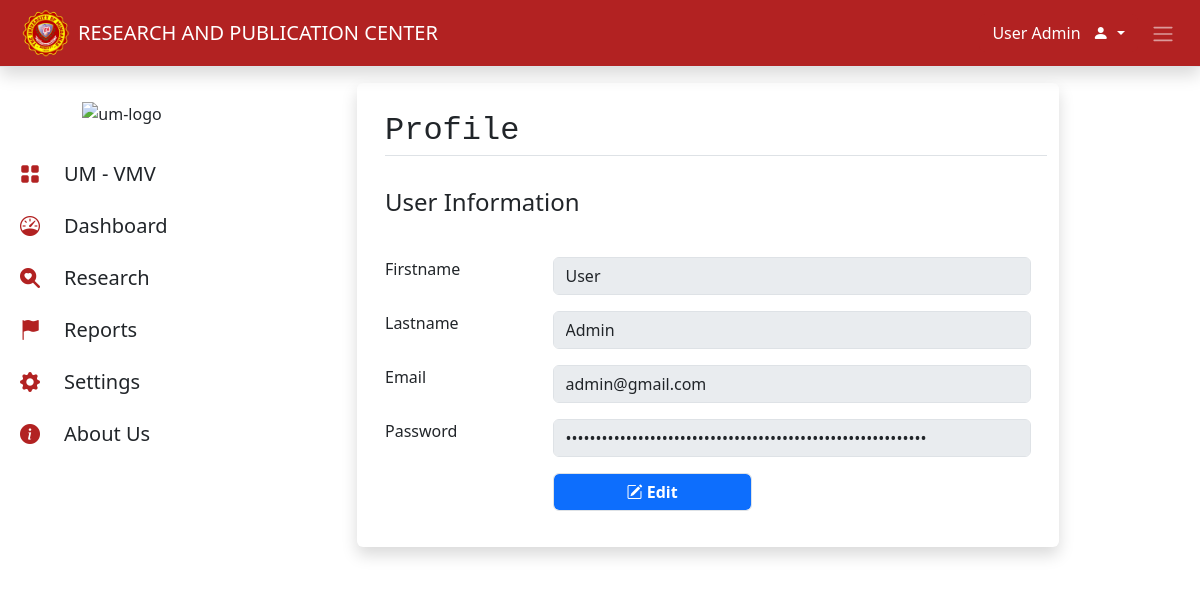
The page /profile.php (signed in) on the database its author committed.
### tables this page shows
CREATE TABLE `users_information` (
  `id` int NOT NULL AUTO_INCREMENT,
  `first_name` varchar(50) NOT NULL,
  `last_name` varchar(50) NOT NULL,
  `email` varchar(100) NOT NULL,
  `user_password` varchar(100) NOT NULL,
  `type` varchar(30) NOT NULL,
  `zone` varchar(45) NOT NULL,
  PRIMARY KEY (`id`)
);

### Interface_content/profile_content.php (the view, shortened to what this page needs)
<?php
$user_id = $_SESSION["id"];
$user_pass = $_SESSION["user_password"];
$sql = "SELECT * FROM `users_information` WHERE id = $user_id";
$result = mysqli_query($con, $sql);
if ($result->num_rows > 0) {
    while ($row = $result->fetch_assoc()) {
        $_SESSION["firstname"] =  $firstname = $row['first_name'];
        $_SESSION['lastname'] = $lastname = $row['last_name'];
        $_SESSION['email'] = $email = $row['email'];
    }
}; ?>
<div class="container-fluid row d-flex justify-content-center mt-3 pt-3">
    <div class="card border-0 mb-3 shadow bg-body w-75">
        <p class="fs-2 font-monospace mt-4 ms-3 border-bottom">Profile</p>
        <div class="card-body">
            <h4>User Information</h2>
        </div>
        <div class="card-body">
            <form action="">
                <div class="mb-3 row">
                    <label for="firstname" class="col-md-3 form-label">Firstname</label>
                    <div class="col-md-9">
                        <input type="text" class="form-control" id="firstname" value="<?php echo $firstname; ?>" name="firstname" disabled>
                    </div>
                </div>
                <div class="mb-3 row">
                    <label for="lastname" class="col-md-3 form-label">Lastname</label>
                    <div class="col-md-9">
                        <input type="text" class="form-control" id="lastname" value="<?php echo $lastname; ?>" name="lastname" disabled>
                    </div>
                </div>
                <div class="mb-3 row">
                    <label for="email" class="col-md-3 form-label">Email</label>
                    <div class="col-md-9">
                        <input type="text" class="form-control" id="email" value="<?php echo $email; ?>" name="email" disabled>
                    </div>
                </div>
                <div class="mb-3 row">
                    <label for="password" class="col-md-3 form-label">Password</label>
                    <div class="col-md-9">
                        <input type="password" class="form-control" id="password" value="<?php echo $user_pass; ?>" name="password" disabled>
                    </div>
                </div>
                <div class="mb-3 row">
                    <label for="password" class="col-md-3 orm-label"></label>
                    <div class="col-md-4 mb-1">
                        <a href="editProfile.php" class="form-control bg-primary text-white text-center fw-semibold text-decoration-none"><i class="bi bi-pencil-square"></i> Edit</a>
                    </div>
                </div>
            </form>
        </div>
    </div>
</div>

### rows shown on the page
users_information: firstname "User", lastname "Admin", email "admin@gmail.com"

### other values the page prints
$_SESSION["first_name"] "User"
$_SESSION["last_name"] "Admin"
